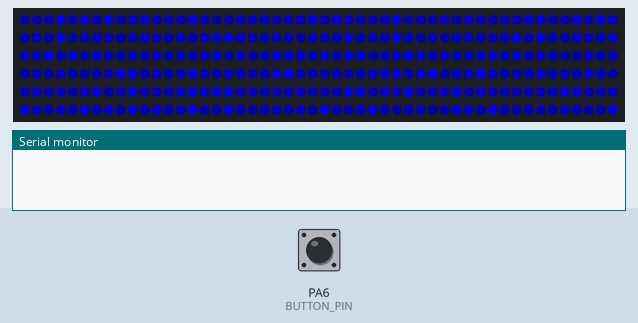
This sketch was run on a simulated STM32 Blue Pill. Parts: 300 RGB LEDs in strip order, left to right, continuing on the next row, the last lines printed to the serial monitor. The test bench sets the inputs (shaded band); at power-on: PA6 (BUTTON_PIN) LOW. Dim RGB values are drawn brighter than linear; random numbers use the default seed unless the sketch sets one.

Above: at 1.2 s.
1.3 s: PA6 (BUTTON_PIN) pulled HIGH for 0.15 s
At 1.79 s:
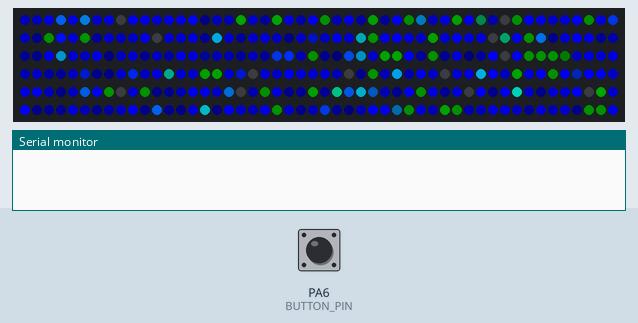
2.0 s: PA6 (BUTTON_PIN) pulled HIGH for 1 s
At 3.43 s:
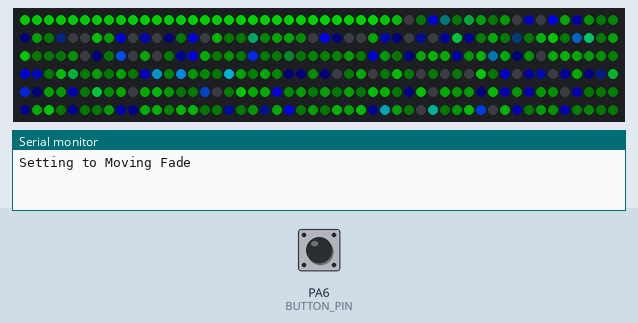
3.6 s: PA6 (BUTTON_PIN) pulled HIGH for 0.15 s
At 4.05 s:
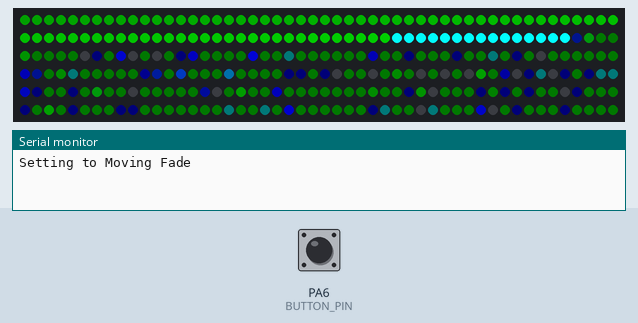
4.3 s: PA6 (BUTTON_PIN) pulled HIGH for 0.15 s
At 4.66 s:
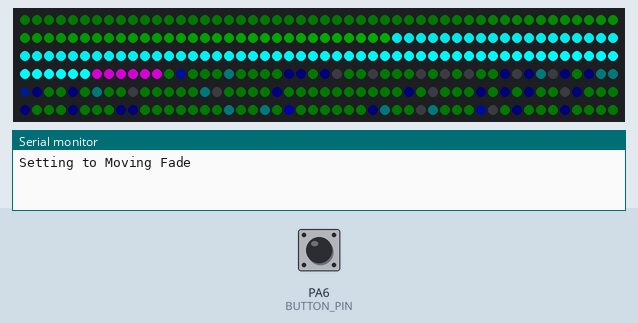
5.0 s: PA6 (BUTTON_PIN) pulled HIGH for 3.2 s
At 8.6 s:
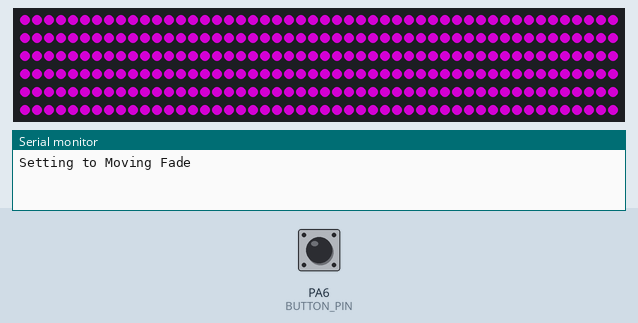
9.7 s: PA6 (BUTTON_PIN) pulled HIGH for 0.15 s
At 10.6 s:
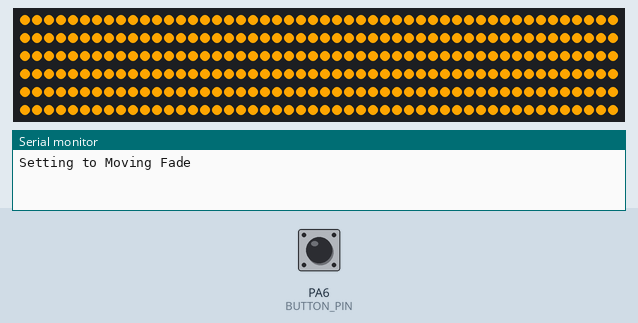
Timing chart, 0 to 12.7 s (numbered marks = the images above; inputs shaded):
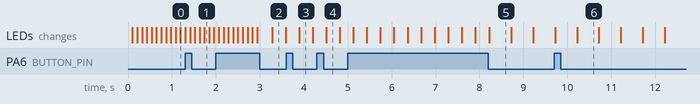

Measured:
- what the display in image 5 shows lasts 0.5 s, from 8.2 s to 8.7 s

The sketch:

RoomLED.ino
```cpp
#include "FastLED.h"

#define LED_BRIGHTNESS 255
#define LED_NUM 300
CRGB leds[LED_NUM];

#define LED_STRIP_PIN 11
//#define LED_PIN_R 3
//#define LED_PIN_G 4
//#define LED_PIN_B 5
#define BUTTON_PIN 6

#define ON_SWITCH_PIN A0
//#define DIAL_PIN A1

//defaults
//shimmer
const int shimmer_max = 255;
const byte shimmer_max_speed = 20;
const byte shimmer_min_speed = 15;
const byte shimmer_threshhold = 1;

CRGB baseColor = CRGB(0,0,0);
CRGB shimmerTo[LED_NUM];
CRGB shimmerMove[LED_NUM];
//moving fade logic vars
#define MOVING_FADE_TIME 5
#define MOVING_FADE_FADEOUT 1
#define MOVING_FADE_FADEOUT_TIME 0
#define MOVING_FADE_MIN 0.01
#define MOVING_FADE_MIN_VAL 3
int movingFadeNum = 0;
unsigned long movingFadeTime;
bool movingFadeUp = true;
//fade color logic vars
byte fadecolorState = 6;
unsigned long fadeColorTime = 0;
#define FADE_COLOR_UPDATE_TIME 5000
//static colors
#define STATIC_COLOR_COUNT 7 //this needs to be the number of elements in static_colors
CRGB static_colors[] = {CRGB::Blue, CRGB::Green, CRGB::Cyan, CRGB::Purple, CRGB::Orange, CRGB::Red, CRGB::White};
//basic logic vars
bool buttonDown = false;
byte colorState = 0;
byte lightState = 1; //0 - static | 1 - shimmer | 2 - moving fade
#define LIGHT_STATE_COUNT 3
unsigned long startHold;
//timing vars
unsigned long timeHold = 0;
#define SHIMMER_UPDATE_TIME 100
//strobe
bool isStrobe = false;
bool strobeOn = false;
#define STROBE_TIME 500
unsigned long strobeTime = 0;


void setup() {
  Serial.begin(9600);
//  pinMode(LED_PIN_R, OUTPUT);
//  pinMode(LED_PIN_G, OUTPUT);
//  pinMode(LED_PIN_B, OUTPUT);

//  pinMode(DIAL_PIN, INPUT);
  pinMode(ON_SWITCH_PIN, INPUT);
  pinMode(BUTTON_PIN, INPUT);

  pinMode(LED_STRIP_PIN, OUTPUT);
  FastLED.addLeds<NEOPIXEL, LED_STRIP_PIN>(leds, LED_NUM);
  FastLED.setBrightness(LED_BRIGHTNESS);
  baseColor = static_colors[0];
  setStrip();

  for (int i = 0; i < LED_NUM; i++)
  {
    updateShimmerTarget(i);
  }
}

void loop() {

  int button = digitalRead(BUTTON_PIN);
  checkButton(button);
  int serialRead;
  serialRead = Serial.read();


  if (serialRead == 48) buttonPress();
  else if (serialRead == 49) buttonHold();
  else if (serialRead == 50) {setStrobe();}
  if (!buttonDown && startHold != 0)
  {
    checkButtonPress();
  }

  if (colorState == STATIC_COLOR_COUNT)
  {
    fadeColorUpdate();
  }

  if (isStrobe)
  {
      checkStrobe();
  }
  else
  {
    switch(lightState)
    {
      case 0://static
        if (colorState == STATIC_COLOR_COUNT) setupStrip();
      break;
      case 1://shimmer
        if (millis() - timeHold >= SHIMMER_UPDATE_TIME)
        {
          shimmer();
          timeHold = millis();
        }
      break;
      case 2://moving fade
        movingFade();
      break;
      default:
      break;
    }

  }

}

void checkStrobe()
{
  if (isStrobe && (millis() - strobeTime >= STROBE_TIME))
  {
    CRGB color;
    if (!strobeOn)
    {
      strobeOn = true;
      color = getBaseColor(0);
    }
    else
    {
      strobeOn = false;
      color = CRGB(0,0,0);
    }
    strobeTime = millis();
    for (int i = 0; i < LED_NUM; i++)
    {
      leds[i] = color;
    }
    FastLED.show();
  }
  else if (!isStrobe && strobeOn)
  {
    for (int i = 0; i < LED_NUM; i++)
    {
      leds[i] = getBaseColor(i);
    }
  }
}

void movingFade()
{
  if (millis() - timeHold >= MOVING_FADE_FADEOUT_TIME)
  {
    for (int i = 0; i < LED_NUM; i++)
    {
      fadeOutColor(i, -MOVING_FADE_FADEOUT, MOVING_FADE_MIN);
    }
    timeHold = millis();
  }


  if (movingFadeTime == 0) movingFadeTime = millis();
  if (millis() - movingFadeTime >= MOVING_FADE_TIME)
  {
    if (movingFadeUp) { movingFadeNum++; }
    else { movingFadeNum--; }
    if (movingFadeNum >= LED_NUM || movingFadeNum <= 0)
    {
      if (movingFadeNum >= LED_NUM) movingFadeNum = LED_NUM-1;
      else if (movingFadeNum <= 0) movingFadeNum = 0;
      movingFadeUp = !movingFadeUp;
    }
    else if (movingFadeNum <= 0)
    {
      movingFadeNum = 0;
    }
    movingFadeTime = millis();

    setLEDToBaseColor(movingFadeNum);
  }

  FastLED.show();
}

void setLEDToBaseColor(int index)
{
  leds[index] = getBaseColor(index);
}

void fadeOutColor(int index, int amount, float minValPercentage)
{
  CRGB color = getBaseColor(index);
  if (leds[index].r > (float)(color.r) * minValPercentage && leds[index].r >= MOVING_FADE_MIN_VAL) leds[index].r+=amount;
  if (leds[index].g > (float)(color.g) * minValPercentage && leds[index].g >= MOVING_FADE_MIN_VAL) leds[index].g+=amount;
  if (leds[index].b > (float)(color.b) * minValPercentage && leds[index].b >= MOVING_FADE_MIN_VAL) leds[index].b+=amount;
}

bool isColorUp(CRGB color1, CRGB color2)
{
  int c1 = color1.r + color1.g + color1.b;
  int c2 = color2.r + color2.g + color2.b;
  return c1 > c2;
}

void fadeColorUpdate()
{
 if (fadeColorTime == 0) fadeColorTime = millis();
 if (millis() - fadeColorTime >= FADE_COLOR_UPDATE_TIME)
 {
  fadeColorTime = millis();
  fadecolorState ++;
  if (fadecolorState >= STATIC_COLOR_COUNT)
  {
    fadecolorState = 0;
  }
  baseColor = static_colors[fadecolorState];
 }
}

void shimmer()
{
  for (int i = 0; i < LED_NUM; i++)
  {
    if (isColorUp(leds[i], shimmerTo[i]))
    {
      updateShimmerLight(i, -1);
      if (isArriving(leds[i], shimmerTo[i]))
      {
        leds[i] = shimmerTo[i];
        updateShimmerTarget(i);
      }
    }
    else
    {
      updateShimmerLight(i, 1);
      if (isArriving(leds[i], shimmerTo[i]))
      {
        leds[i] = shimmerTo[i];
        updateShimmerTarget(i);
      }
    }
  }
  FastLED.show();
}

void updateShimmerLight(int i, int multiplier)
{
  leds[i].r = updateShimmerSingleChannel(leds[i].r, shimmerTo[i].r, shimmerMove[i].r, multiplier);
  leds[i].g = updateShimmerSingleChannel(leds[i].g, shimmerTo[i].g, shimmerMove[i].g, multiplier);
  leds[i].b = updateShimmerSingleChannel(leds[i].b, shimmerTo[i].b, shimmerMove[i].b, multiplier);
}

int updateShimmerSingleChannel(int ledChannel, int shimmerToChannel, int shimmerMoveChannel, int multiplier)
{
  if (ledChannel != shimmerToChannel)
  {
    if (multiplier == -1)
    {
      if (ledChannel - shimmerMoveChannel <= shimmerToChannel)
        ledChannel = shimmerToChannel;
      else
        ledChannel -= shimmerMoveChannel;
    }
    else
    {
      if (ledChannel + shimmerMoveChannel >= shimmerToChannel)
        ledChannel = shimmerToChannel;
      else
        ledChannel += shimmerMoveChannel;
    }
  }
  return ledChannel;
}

bool isArriving(CRGB c1, CRGB c2)
{
  int val1 = c1.r + c1.g + c1.b;
  int val2 = c2.r + c2.g + c2.b;

  return (val2 - shimmer_threshhold <= val1 && val1 <= val2 + shimmer_threshhold);
}

CRGB getBaseColor(int index)
{
  if (colorState == STATIC_COLOR_COUNT+1)
  {
    return getChristmasColor(index);
  }
  return baseColor;
}

void checkButtonPress()
{
  unsigned long timePassed = millis() - startHold;
  if (timePassed < 500)
  {
    buttonPress();
  }
  else if (timePassed >= 500 && timePassed < 2000)
  {
    buttonHold();
  }
  else if (timePassed >= 2000)
  {
    setStrobe();
  }
  startHold = 0;
}

void setStrobe()
{
  isStrobe = !isStrobe;
  if (isStrobe)
  {
    setStrip();
  }
}

void doStrobe()
{
  strobeTime += millis() - strobeTime;
  if (strobeTime >= STROBE_TIME)
  {

  }
}

//single quick button press
void buttonPress()
{
  colorState++;
    if (colorState > STATIC_COLOR_COUNT+1)
    {
      colorState = 0;
    }
    else if (colorState < STATIC_COLOR_COUNT)
    {
      baseColor = static_colors[colorState];
      if (lightState == 0) setupStrip();
    }
    else if (colorState == STATIC_COLOR_COUNT+1)
    {
      CRGB color = CRGB::Red;
      for (int i = 0; i < LED_NUM; i++)
      {
        getChristmasColor(i);
      }
      setStrip();
    }
    else
    {
      fadeColorTime = millis();
    }
}

CRGB getChristmasColor(int index)
{
  int color = index / 2;
  if (color % 2 == 0)
  {
    return CRGB::Red;
  }
  else
  {
    return CRGB::Green;
  }
}

//long button hold
void buttonHold()
{
  lightState++;
    if (lightState >= LIGHT_STATE_COUNT){
      lightState = 0;
    }
    setupStrip();
}

void setupStrip()
{
  switch(lightState)
    {
      case 0://static
        Serial.println("Setting to static");
        setStrip();
      break;
      case 1://shimmer
        Serial.println("Setting to shimmer");
        for (int i = 0; i < LED_NUM; i++)
        {
          updateShimmerTarget(i);
        }
      break;
      case 2://moving fade
        Serial.println("Setting to Moving Fade");
        movingFadeNum = 0;
        movingFadeTime = 0;
        setLEDToBaseColor(movingFadeNum);
      break;
      default:
      break;
    }
}

void updateShimmerTarget(int index)
{
  int val = random(0, shimmer_max);
  CRGB color = getBaseColor(index);
  int r = color.r;
  int g = color.g;
  int b = color.b;
  r -= val; if (r < 0) r = 0;
  g -= val; if (g < 0) g = 0;
  b -= val; if (b < 0) b = 0;
  color.r = r; color.g = g; color.b = b;

  shimmerTo[index] = color;
  float num = random(shimmer_min_speed, shimmer_max_speed);
  shimmerMove[index] = CRGB(num, num, num);
}

void checkButton(int button)
{
  if (button == 1 && !buttonDown)
  {
    startHold = millis();
    buttonDown = true;
  }
  else if (button == 0 && buttonDown)
  {
    buttonDown = false;
  }

}

void setStrip()
{
  for (int i = 0; i < LED_NUM; i++)
  {
    leds[i] = getBaseColor(i);
  }
  FastLED.show();
}
```
